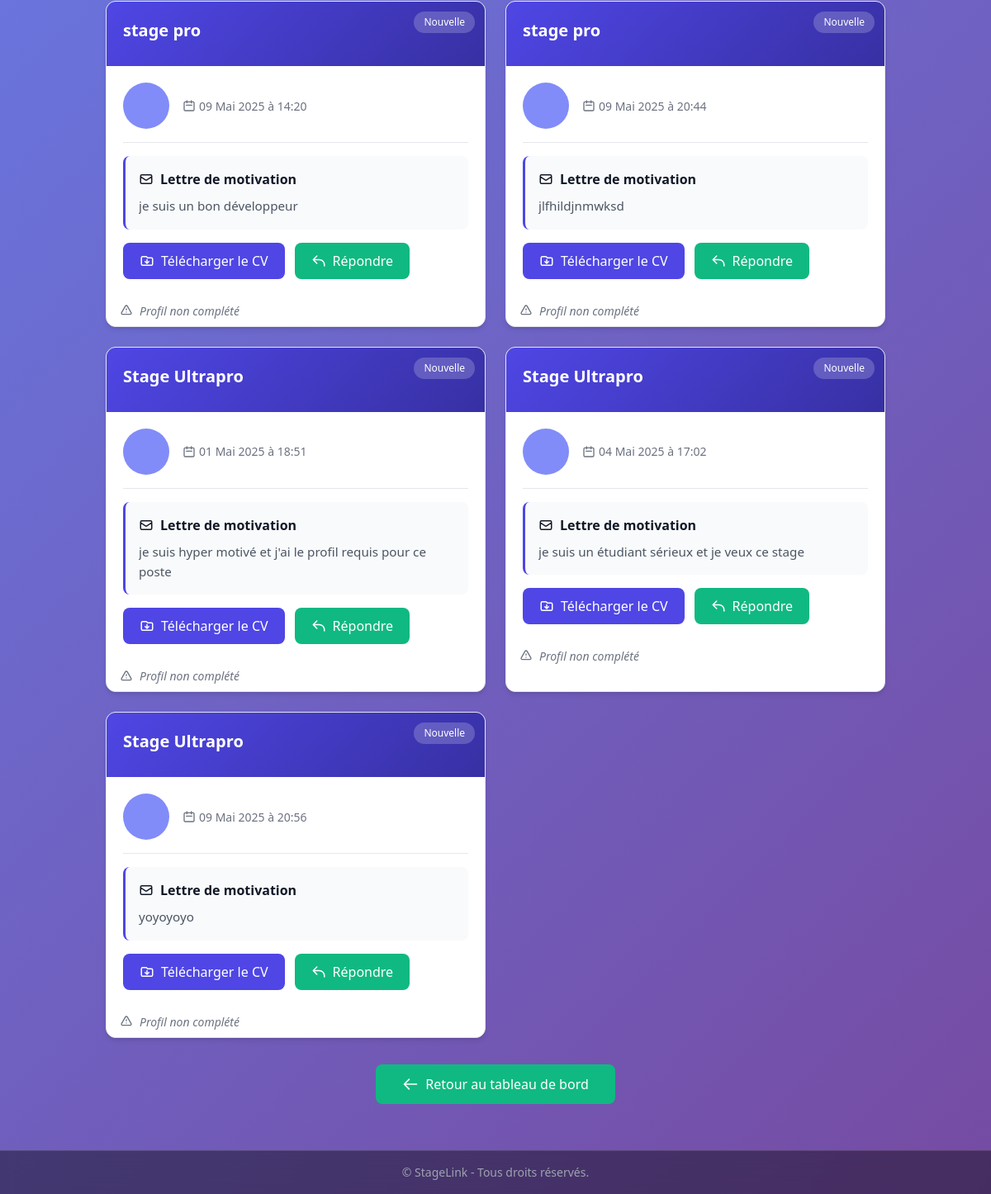
Page /entreprise/voir-candidatures/ (signed in, lower part) on the earlier database version.
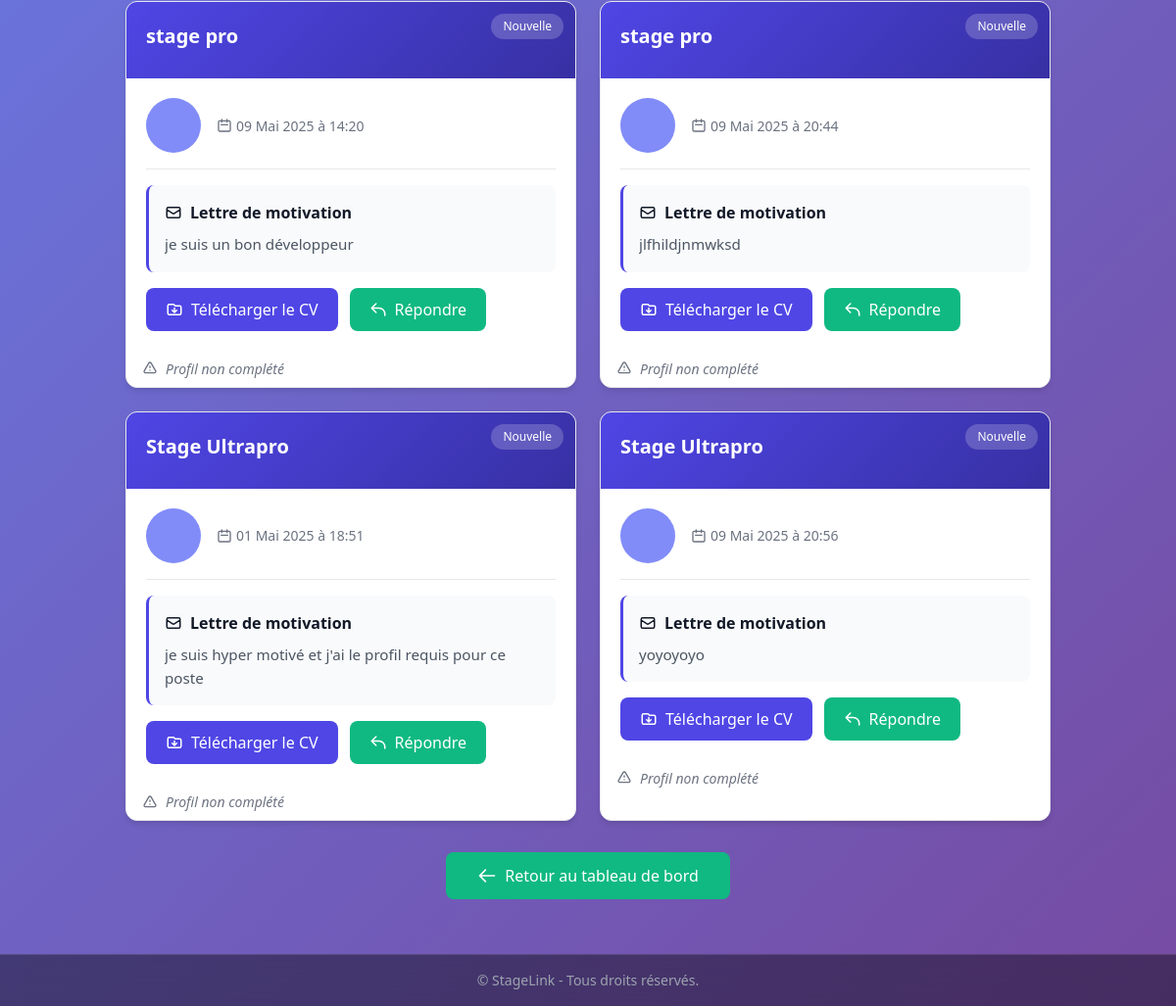
Same page on the later database version.
### etudiants/models.py (models this page shows, shortened)
class Candidature(models.Model):
    etudiant = models.ForeignKey(settings.AUTH_USER_MODEL, on_delete=models.CASCADE)
    offre = models.ForeignKey(Offre, on_delete=models.CASCADE, related_name='candidatures')
    date_candidature = models.DateTimeField(auto_now_add=True)
    lettre_motivation = models.TextField()
    cv = models.FileField(upload_to='cv/', null=True, blank=True)

### entreprises/models.py (models this page shows, shortened)
class Offre(models.Model):
    entreprise = models.ForeignKey(Entreprise, on_delete=models.CASCADE, related_name='offres')
    titre = models.CharField(max_length=200)
    description = models.TextField()
    lieu = models.CharField(max_length=100)
    duree = models.CharField(max_length=50)
    date_limite = models.DateField()
    date_creation = models.DateTimeField(default=timezone.now)

### entreprises/views.py (the view)
# urls.py: path('voir-candidatures/', views.voir_candidatures, name='voir_candidatures'),
@login_required
def voir_candidatures(request):
    entreprise = request.user.entreprise
    offres = Offre.objects.filter(entreprise=entreprise)
    candidatures = Candidature.objects.filter(offre__in=offres).select_related('etudiant', 'offre')
    return render(request, 'entreprises/voir_candidatures.html', {
        'candidatures': candidatures
    })

### entreprises/templates/entreprises/voir_candidatures.html (shortened to what the changed rows need)
{% extends 'base.html' %}
{% block content %}
<div class="applications-container">
    {% if candidatures %}
        <div class="applications-grid">
            {% for candidature in candidatures %}
                <div class="application-card animate-fade-in delay-{{ forloop.counter|divisibleby:3|yesno:'3,1,2' }}">
                    <div class="card-header">
                        <h2 class="job-title">{{ candidature.offre.titre }}</h2>
                        <span class="card-badge">Nouvelle</span>
                    </div>
                    <div class="card-body">
                        <div class="applicant-info">
                            <div class="applicant-avatar">
                            </div>
                            <div class="applicant-details">
                                <div class="application-date">
                                    <svg xmlns="http://www.w3.org/2000/svg" width="16" height="16" fill="none" viewBox="0 0 24 24" stroke="currentColor">
                                        <path stroke-linecap="round" stroke-linejoin="round" stroke-width="2" d="M8 7V3m8 4V3m-9 8h10M5 21h14a2 2 0 002-2V7a2 2 0 00-2-2H5a2 2 0 00-2 2v12a2 2 0 002 2z" />
                                    </svg>
                                    {{ candidature.date_candidature|date:"d M Y à H:i" }}
                                </div>
                            </div>
                        </div>
                        <div class="letter-container">
                            <div class="letter-label">
                                <svg xmlns="http://www.w3.org/2000/svg" width="18" height="18" fill="none" viewBox="0 0 24 24" stroke="currentColor">
                                    <path stroke-linecap="round" stroke-linejoin="round" stroke-width="2" d="M3 8l7.89 5.26a2 2 0 002.22 0L21 8M5 19h14a2 2 0 002-2V7a2 2 0 00-2-2H5a2 2 0 00-2 2v10a2 2 0 002 2z" />
                                </svg>
                                Lettre de motivation
                            </div>
                            <div class="letter-content">{{ candidature.lettre_motivation }}</div>
                        </div>
                        <div class="card-actions">
                            <a href="{{ candidature.cv.url }}" target="_blank" class="btn btn-primary">
                                <svg xmlns="http://www.w3.org/2000/svg" width="18" height="18" fill="none" viewBox="0 0 24 24" stroke="currentColor">
                                    <path stroke-linecap="round" stroke-linejoin="round" stroke-width="2" d="M12 10v6m0 0l-3-3m3 3l3-3M3 17V7a2 2 0 012-2h6l2 2h6a2 2 0 012 2v8a2 2 0 01-2 2H5a2 2 0 01-2-2z" />
                                </svg>
                                Télécharger le CV
                            </a>
                            <a href="{% url 'repondre_etudiant' candidature.id %}" class="btn btn-success">
                                <svg xmlns="http://www.w3.org/2000/svg" width="18" height="18" fill="none" viewBox="0 0 24 24" stroke="currentColor">
                                    <path stroke-linecap="round" stroke-linejoin="round" stroke-width="2" d="M3 10h10a8 8 0 018 8v2M3 10l6 6m-6-6l6-6" />
                                </svg>
                                Répondre
                            </a>
                        </div>
                    </div>
                    {% if candidature.etudiant.etudiant_profile %}
                        <a href="{% url 'voir_profil_etudiant' candidature.etudiant.etudiant_profile.id %}" class="profile-link">
                            <svg xmlns="http://www.w3.org/2000/svg" width="16" height="16" fill="none" viewBox="0 0 24 24" stroke="currentColor">
                                <path stroke-linecap="round" stroke-linejoin="round" stroke-width="2" d="M16 7a4 4 0 11-8 0 4 4 0 018 0zM12 14a7 7 0 00-7 7h14a7 7 0 00-7-7z" />
                            </svg>
                            Voir le profil complet
                        </a>
                    {% else %}
                        <span class="profile-missing">
                            Profil non complété
                        </span>
                    {% endif %}
                </div>
            {% endfor %}
        </div>
    {% endif %}
</div>
{% endblock %}

Differences in the rows shown:
removed Candidature: offre.titre "Stage Ultrapro", date_candidature "04 Mai 2025 à 17:02", lettre_motivation "je suis un étudiant sérieux et je veux ce stage", shows "Profil non complété"
